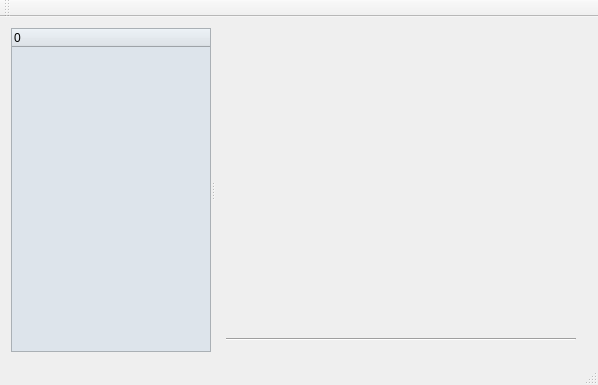
<?xml version="1.0" encoding="UTF-8"?>
<ui version="4.0">
 <class>Core::MainWindow</class>
 <widget class="QMainWindow" name="Core::MainWindow">
  <property name="geometry">
   <rect>
    <x>0</x>
    <y>0</y>
    <width>598</width>
    <height>385</height>
   </rect>
  </property>
  <property name="windowTitle">
   <string/>
  </property>
  <widget class="QWidget" name="centralWidget">
   <layout class="QGridLayout" name="gridLayout">
    <item row="0" column="0">
     <widget class="QSplitter" name="splitter">
      <property name="orientation">
       <enum>Qt::Horizontal</enum>
      </property>
      <widget class="QTreeWidget" name="pageTree">
       <property name="sizePolicy">
        <sizepolicy hsizetype="Expanding" vsizetype="Expanding">
         <horstretch>0</horstretch>
         <verstretch>0</verstretch>
        </sizepolicy>
       </property>
       <property name="styleSheet">
        <string notr="true">background-color: #DDE4EB;</string>
       </property>
       <property name="columnCount">
        <number>1</number>
       </property>
       <column>
        <property name="text">
         <string>0</string>
        </property>
       </column>
      </widget>
      <widget class="QWidget" name="layoutWidget">
       <layout class="QVBoxLayout">
        <item>
         <widget class="QStackedWidget" name="stackedPages">
          <property name="minimumSize">
           <size>
            <width>350</width>
            <height>250</height>
           </size>
          </property>
         </widget>
        </item>
        <item>
         <widget class="Line" name="line">
          <property name="orientation">
           <enum>Qt::Horizontal</enum>
          </property>
         </widget>
        </item>
       </layout>
      </widget>
     </widget>
    </item>
   </layout>
  </widget>
  <widget class="QMenuBar" name="menuBar">
   <property name="geometry">
    <rect>
     <x>0</x>
     <y>0</y>
     <width>598</width>
     <height>22</height>
    </rect>
   </property>
  </widget>
  <widget class="QToolBar" name="mainToolBar">
   <attribute name="toolBarArea">
    <enum>TopToolBarArea</enum>
   </attribute>
   <attribute name="toolBarBreak">
    <bool>false</bool>
   </attribute>
  </widget>
  <widget class="QStatusBar" name="statusBar"/>
 </widget>
 <layoutdefault spacing="6" margin="11"/>
 <resources/>
 <connections/>
</ui>
